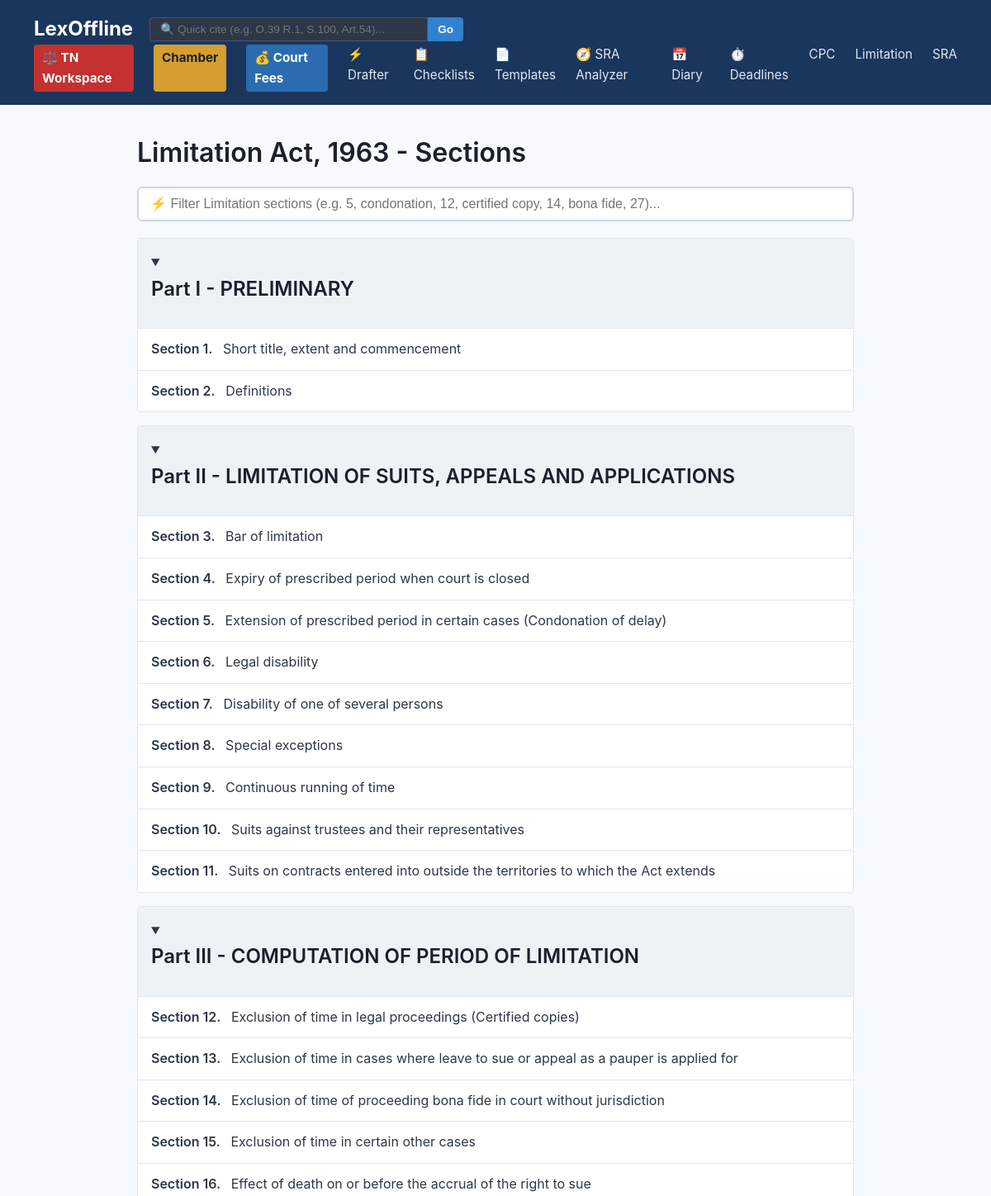
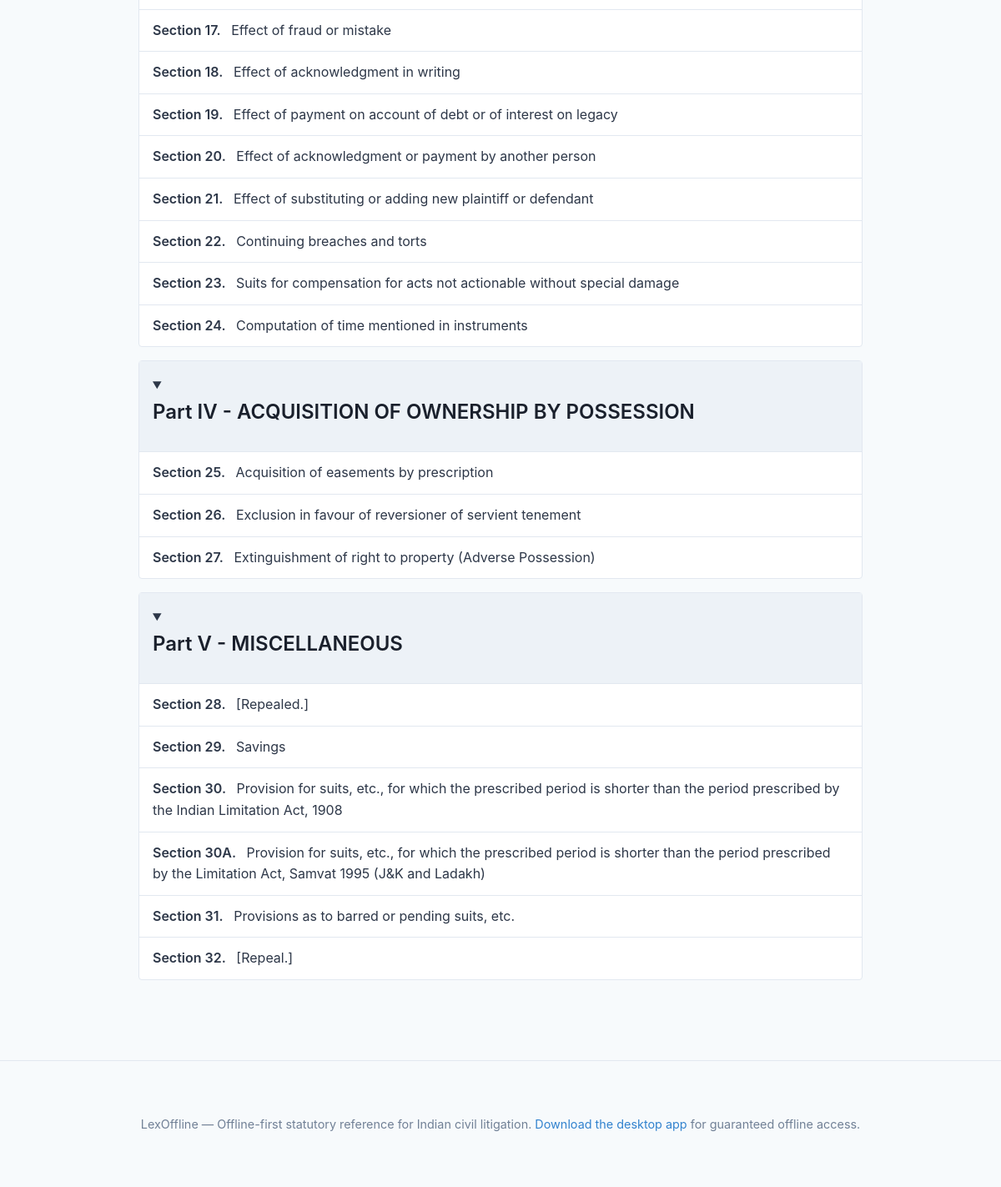
Screenshot of /limitation/sections with the database file from the repository (2 pictures, top to bottom).
### tables this page shows
CREATE TABLE limitation_sections (
        id INTEGER PRIMARY KEY,
        section_no TEXT NOT NULL,
        title TEXT NOT NULL,
        part TEXT NOT NULL,
        text TEXT NOT NULL
    );

### web/app.py (the view)
@app.route('/limitation/sections')
def limitation_sections():
    db = get_db()
    parts_raw = db.limitation_sections_by_part()
    parts = {part: rows_to_dicts(rows) for part, rows in parts_raw.items()}
    return render_template('limitation_sections.html', parts=parts)

### web/app.py (called while the page is built)
def get_db():
    db = getattr(g, '_database', None)
    if db is None:
        db = g._database = ActDatabase(DATABASE)
    return db

@app.teardown_appcontext
def close_connection(exception):
    db = getattr(g, '_database', None)
    if db is not None:
        db.close()

def rows_to_dicts(rows):
    return [dict(r) for r in rows] if rows else []

### web/templates/limitation_sections.html (shortened to what this page needs)
{% extends "base.html" %}
{% block content %}
<h1>Limitation Act, 1963 - Sections</h1>
<div style="margin-bottom: 1.25rem;">
    <input type="text" id="live-filter-input" placeholder="⚡ Filter Limitation sections (e.g. 5, condonation, 12, certified copy, 14, bona fide, 27)..." style="width: 100%; padding: 10px 14px; border: 2px solid #cbd5e0; border-radius: 6px; font-size: 1rem; box-sizing: border-box;">
</div>
<div class="provision-list">
    {% for part_name, sections in parts.items() %}
    <details class="part-group" open>
        <summary>
            <h2>Part {{ part_name }}</h2>
        </summary>
        <ul class="item-list">
            {% for section in sections %}
            <li>
                <a href="/limitation/section/{{ section.id }}">
                    <span class="item-no">Section {{ section.section_no }}.</span>
                    <span class="item-title">{{ section.title }}</span>
                </a>
            </li>
            {% endfor %}
        </ul>
    </details>
    {% endfor %}
</div>
{% endblock %}

### web/static/style.css (style rules this page uses)
* { box-sizing: border-box; margin: 0; padding: 0; }
body { font-family: -apple-system, BlinkMacSystemFont, "Segoe UI", Roboto, Helvetica, Arial, sans-serif; line-height: 1.6; color: #2d3748; background-color: #f7fafc; }
h1, h2, h3, h4 { margin-bottom: 0.5em; color: #1a202c; font-weight: 600; }
a { color: #3182ce; text-decoration: none; }
.part-group, .order-group { margin-bottom: 1rem; background: white; border: 1px solid #e2e8f0; border-radius: 4px; }
summary { padding: 1rem; cursor: pointer; background-color: #edf2f7; font-weight: bold; }
.item-list { list-style: none; padding: 0; }
.item-list li { border-top: 1px solid #e2e8f0; }
.item-list a { display: block; padding: 0.75rem 1rem; color: #2d3748; }
.item-no { font-weight: 600; margin-right: 0.5rem; }

### rows the page displays
limitation_sections: part "I - PRELIMINARY", section_no "1", title "Short title, extent and commencement"
limitation_sections: section_no "2", title "Definitions"
limitation_sections: part "II - LIMITATION OF SUITS, APPEALS AND APPLICATIONS", section_no "3", title "Bar of limitation"
limitation_sections: section_no "4", title "Expiry of prescribed period when court is closed"
limitation_sections: section_no "5", title "Extension of prescribed period in certain cases (Condonation of delay)"
limitation_sections: section_no "6", title "Legal disability"
limitation_sections: section_no "7", title "Disability of one of several persons"
limitation_sections: section_no "8", title "Special exceptions"
limitation_sections: section_no "9", title "Continuous running of time"
limitation_sections: section_no "10", title "Suits against trustees and their representatives"
limitation_sections: section_no "11", title "Suits on contracts entered into outside the territories to which the Act extends"
limitation_sections: part "III - COMPUTATION OF PERIOD OF LIMITATION", section_no "12", title "Exclusion of time in legal proceedings (Certified copies)"
limitation_sections: section_no "13", title "Exclusion of time in cases where leave to sue or appeal as a pauper is applied for"
limitation_sections: section_no "14", title "Exclusion of time of proceeding bona fide in court without jurisdiction"
limitation_sections: section_no "15", title "Exclusion of time in certain other cases"
limitation_sections: section_no "16", title "Effect of death on or before the accrual of the right to sue"
limitation_sections: section_no "17", title "Effect of fraud or mistake"
limitation_sections: section_no "18", title "Effect of acknowledgment in writing"
limitation_sections: section_no "19", title "Effect of payment on account of debt or of interest on legacy"
limitation_sections: section_no "20", title "Effect of acknowledgment or payment by another person"
limitation_sections: section_no "21", title "Effect of substituting or adding new plaintiff or defendant"
limitation_sections: section_no "22", title "Continuing breaches and torts"
limitation_sections: section_no "23", title "Suits for compensation for acts not actionable without special damage"
limitation_sections: section_no "24", title "Computation of time mentioned in instruments"
limitation_sections: part "IV - ACQUISITION OF OWNERSHIP BY POSSESSION", section_no "25", title "Acquisition of easements by prescription"
limitation_sections: section_no "26", title "Exclusion in favour of reversioner of servient tenement"
limitation_sections: section_no "27", title "Extinguishment of right to property (Adverse Possession)"
limitation_sections: part "V - MISCELLANEOUS", section_no "28", title "[Repealed.]"
limitation_sections: section_no "29", title "Savings"
limitation_sections: section_no "30", title "Provision for suits, etc., for which the prescribed period is shorter than the period prescribed by the Indian Limitation Act, 1908"
limitation_sections: section_no "30A", title "Provision for suits, etc., for which the prescribed period is shorter than the period prescribed by the Limitation Act, Samvat 1995 (J&K and Ladakh)"
limitation_sections: section_no "31", title "Provisions as to barred or pending suits, etc."
limitation_sections: section_no "32", title "[Repeal.]"
